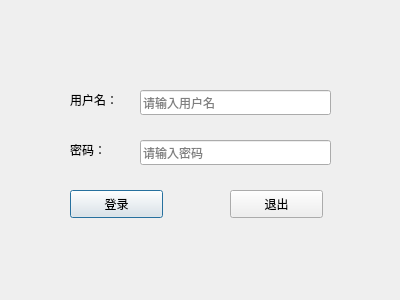
<?xml version="1.0" encoding="UTF-8"?>
<ui version="4.0">
 <class>LoginDialog</class>
 <widget class="QDialog" name="LoginDialog">
  <property name="geometry">
   <rect>
    <x>0</x>
    <y>0</y>
    <width>400</width>
    <height>300</height>
   </rect>
  </property>
  <property name="font">
   <font>
    <family>Alibaba PuHuiTi 3.0</family>
   </font>
  </property>
  <property name="windowTitle">
   <string>Dialog</string>
  </property>
  <widget class="QPushButton" name="loginBtn">
   <property name="geometry">
    <rect>
     <x>70</x>
     <y>190</y>
     <width>93</width>
     <height>28</height>
    </rect>
   </property>
   <property name="font">
    <font>
     <family>Alibaba PuHuiTi 3.0</family>
    </font>
   </property>
   <property name="text">
    <string>登录</string>
   </property>
  </widget>
  <widget class="QPushButton" name="exitBtn">
   <property name="geometry">
    <rect>
     <x>230</x>
     <y>190</y>
     <width>93</width>
     <height>28</height>
    </rect>
   </property>
   <property name="font">
    <font>
     <family>Alibaba PuHuiTi 3.0</family>
    </font>
   </property>
   <property name="text">
    <string>退出</string>
   </property>
  </widget>
  <widget class="QLineEdit" name="pwdLineEdit">
   <property name="geometry">
    <rect>
     <x>140</x>
     <y>140</y>
     <width>191</width>
     <height>25</height>
    </rect>
   </property>
   <property name="font">
    <font>
     <family>Alibaba PuHuiTi 3.0</family>
    </font>
   </property>
   <property name="echoMode">
    <enum>QLineEdit::Password</enum>
   </property>
   <property name="placeholderText">
    <string>请输入密码</string>
   </property>
  </widget>
  <widget class="QLineEdit" name="usrLineEdit">
   <property name="geometry">
    <rect>
     <x>140</x>
     <y>90</y>
     <width>191</width>
     <height>25</height>
    </rect>
   </property>
   <property name="font">
    <font>
     <family>Alibaba PuHuiTi 3.0</family>
    </font>
   </property>
   <property name="placeholderText">
    <string>请输入用户名</string>
   </property>
  </widget>
  <widget class="QLabel" name="label">
   <property name="geometry">
    <rect>
     <x>70</x>
     <y>90</y>
     <width>69</width>
     <height>19</height>
    </rect>
   </property>
   <property name="font">
    <font>
     <family>Alibaba PuHuiTi 3.0</family>
    </font>
   </property>
   <property name="text">
    <string>用户名：</string>
   </property>
  </widget>
  <widget class="QLabel" name="label_2">
   <property name="geometry">
    <rect>
     <x>70</x>
     <y>140</y>
     <width>69</width>
     <height>19</height>
    </rect>
   </property>
   <property name="font">
    <font>
     <family>Alibaba PuHuiTi 3.0</family>
    </font>
   </property>
   <property name="text">
    <string>密码：</string>
   </property>
  </widget>
 </widget>
 <resources/>
 <connections>
  <connection>
   <sender>exitBtn</sender>
   <signal>clicked()</signal>
   <receiver>LoginDialog</receiver>
   <slot>close()</slot>
   <hints>
    <hint type="sourcelabel">
     <x>276</x>
     <y>203</y>
    </hint>
    <hint type="destinationlabel">
     <x>199</x>
     <y>149</y>
    </hint>
   </hints>
  </connection>
 </connections>
</ui>
